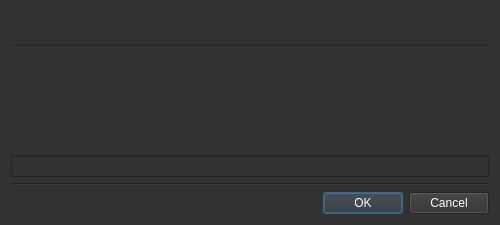
<?xml version="1.0" encoding="UTF-8"?>
<ui version="4.0">
 <class>FileOptions</class>
 <widget class="QDialog" name="FileOptions">
  <property name="geometry">
   <rect>
    <x>0</x>
    <y>0</y>
    <width>500</width>
    <height>225</height>
   </rect>
  </property>
  <property name="sizePolicy">
   <sizepolicy hsizetype="Preferred" vsizetype="Fixed">
    <horstretch>0</horstretch>
    <verstretch>0</verstretch>
   </sizepolicy>
  </property>
  <property name="minimumSize">
   <size>
    <width>500</width>
    <height>0</height>
   </size>
  </property>
  <property name="windowTitle">
   <string>Dialog</string>
  </property>
  <property name="styleSheet">
   <string notr="true">QWidget{
	background: rgb(50,50,50);
	color: rgb(255,255,255);
}</string>
  </property>
  <layout class="QVBoxLayout" name="verticalLayout">
   <item>
    <widget class="QLabel" name="titleLabel">
     <property name="text">
      <string>&lt;html&gt;&lt;head/&gt;&lt;body&gt;&lt;p align=&quot;center&quot;&gt;&lt;br/&gt;&lt;/p&gt;&lt;/body&gt;&lt;/html&gt;</string>
     </property>
    </widget>
   </item>
   <item>
    <widget class="Line" name="line">
     <property name="orientation">
      <enum>Qt::Horizontal</enum>
     </property>
    </widget>
   </item>
   <item>
    <spacer name="verticalSpacer">
     <property name="orientation">
      <enum>Qt::Vertical</enum>
     </property>
     <property name="sizeHint" stdset="0">
      <size>
       <width>20</width>
       <height>40</height>
      </size>
     </property>
    </spacer>
   </item>
   <item>
    <widget class="QLabel" name="fileInfoLabel">
     <property name="text">
      <string/>
     </property>
    </widget>
   </item>
   <item>
    <widget class="QLineEdit" name="fileInfo">
     <property name="readOnly">
      <bool>true</bool>
     </property>
    </widget>
   </item>
   <item>
    <widget class="Line" name="line_2">
     <property name="orientation">
      <enum>Qt::Horizontal</enum>
     </property>
    </widget>
   </item>
   <item>
    <widget class="QDialogButtonBox" name="buttonBox">
     <property name="orientation">
      <enum>Qt::Horizontal</enum>
     </property>
     <property name="standardButtons">
      <set>QDialogButtonBox::Cancel|QDialogButtonBox::Ok</set>
     </property>
    </widget>
   </item>
  </layout>
 </widget>
 <resources/>
 <connections>
  <connection>
   <sender>buttonBox</sender>
   <signal>accepted()</signal>
   <receiver>FileOptions</receiver>
   <slot>accept()</slot>
   <hints>
    <hint type="sourcelabel">
     <x>248</x>
     <y>254</y>
    </hint>
    <hint type="destinationlabel">
     <x>157</x>
     <y>274</y>
    </hint>
   </hints>
  </connection>
  <connection>
   <sender>buttonBox</sender>
   <signal>rejected()</signal>
   <receiver>FileOptions</receiver>
   <slot>reject()</slot>
   <hints>
    <hint type="sourcelabel">
     <x>316</x>
     <y>260</y>
    </hint>
    <hint type="destinationlabel">
     <x>286</x>
     <y>274</y>
    </hint>
   </hints>
  </connection>
 </connections>
</ui>
